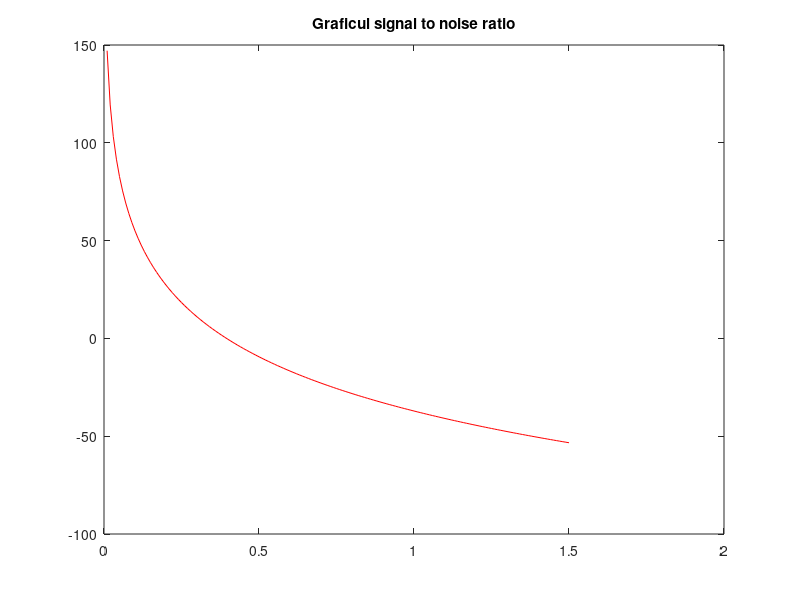

Recreate this plot in MATLAB.
N = 100;
n = 0:N-1; %alegem suportul de N elemente
w_0 = pi/8 %alegem pulsatia pi/8 ca in exercitii anterior
a = 0.01:.01:1.5; %valorii amplitudini pana in cea ce determina pulsatia 
%cu precizie suficienta din graficul de densitate spectrala

e_n = randn(1, N);
x_n = cos(w_0 * n);


%ca sa folosesc relatia SNR trebuie sa fac autocorelatia

rx = xcorr(x_n);

%luam toate valori a lui a 

for i = 1:length(a)
    v = a(i) * e_n;
    rv = xcorr(v);
    SNR(i) = 20 * log(abs(rx/rv)); %relatia SNR
end

figure;
plot(a, SNR, 'r');
title('Graficul signal to noise ratio');

%deci cum se vede prin grafic aceasta variaza exponential
%creste zgomot la amplificarii <1.5